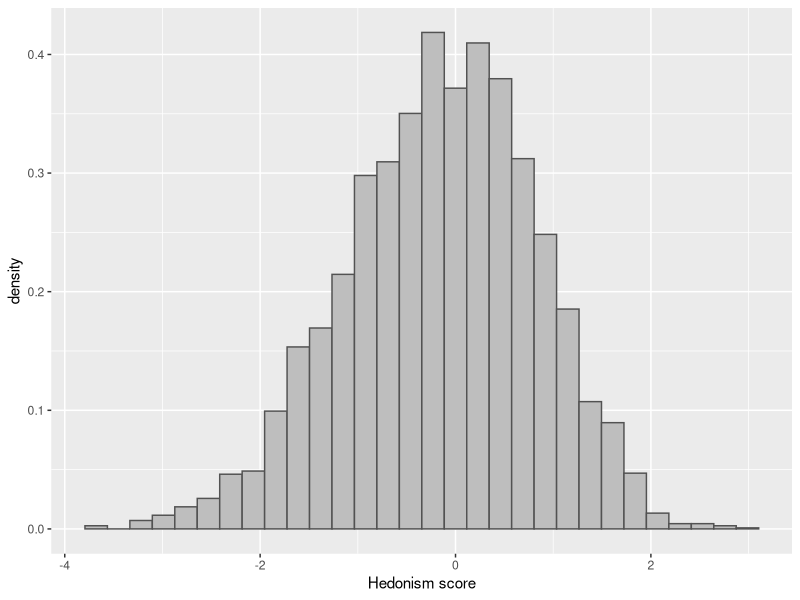
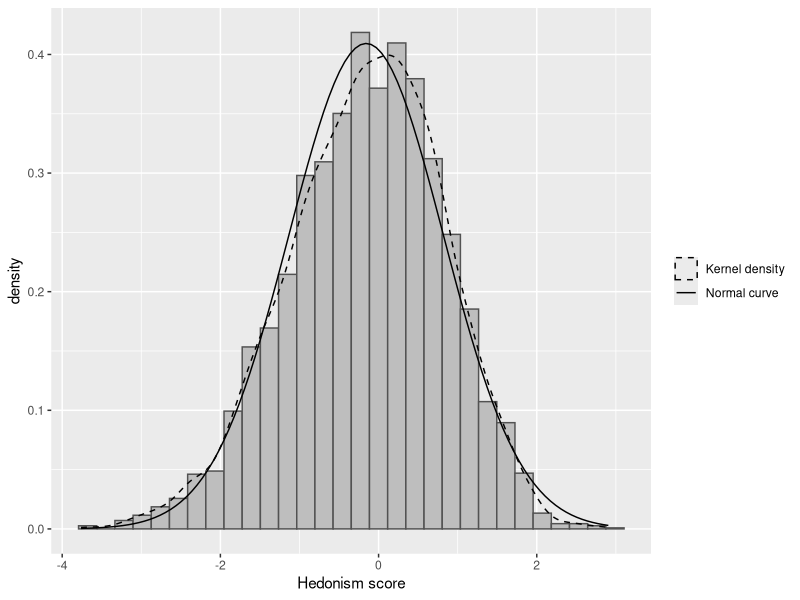
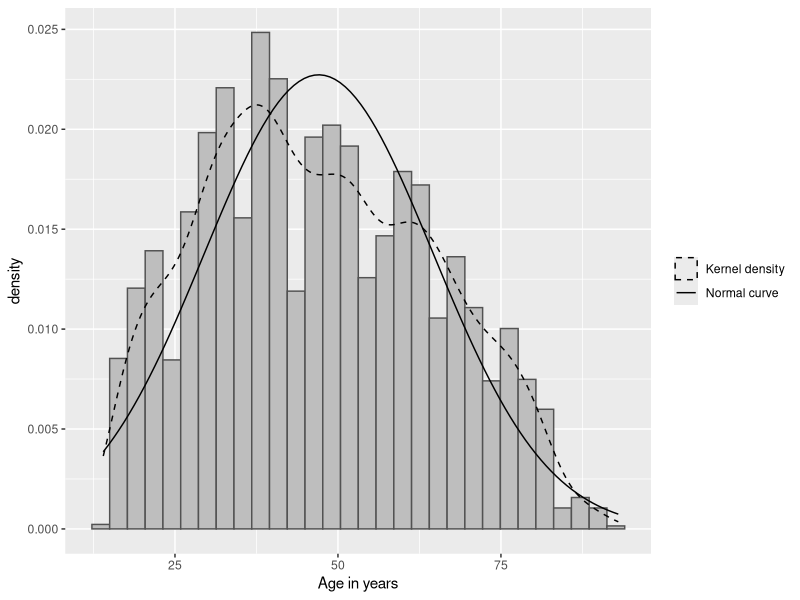
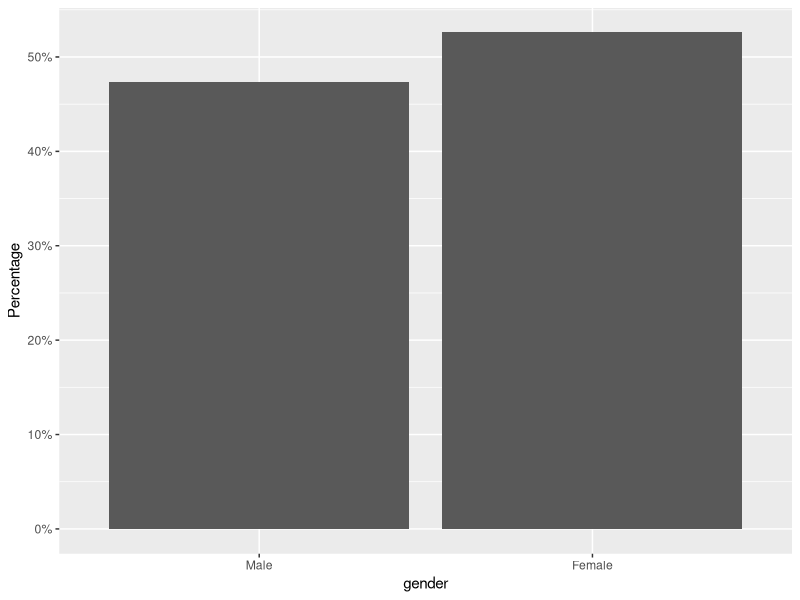
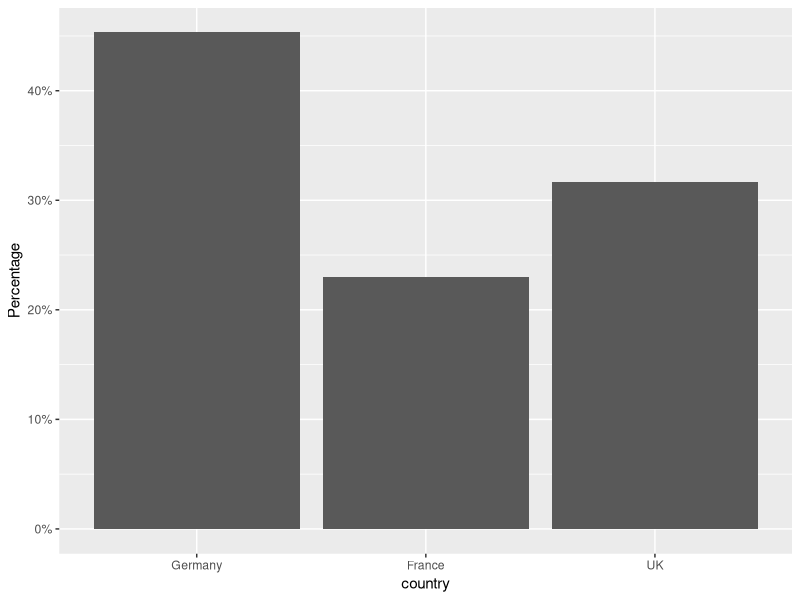
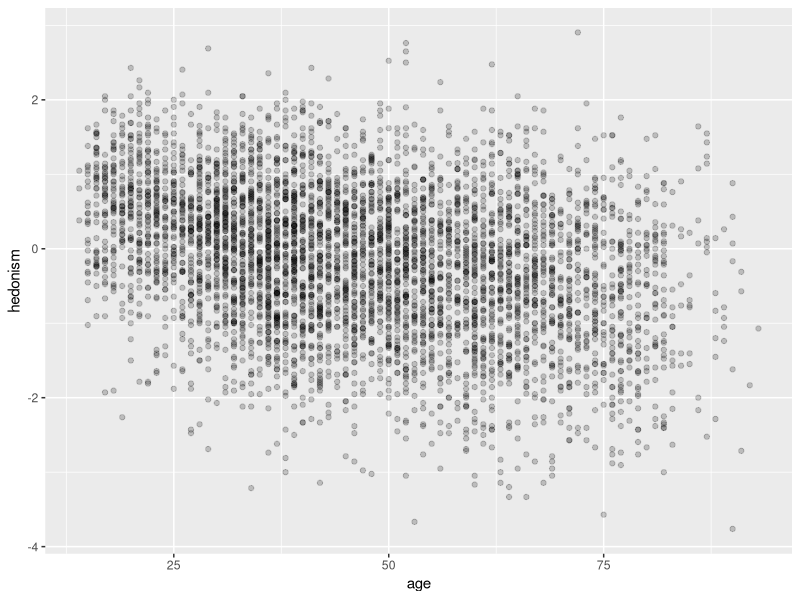
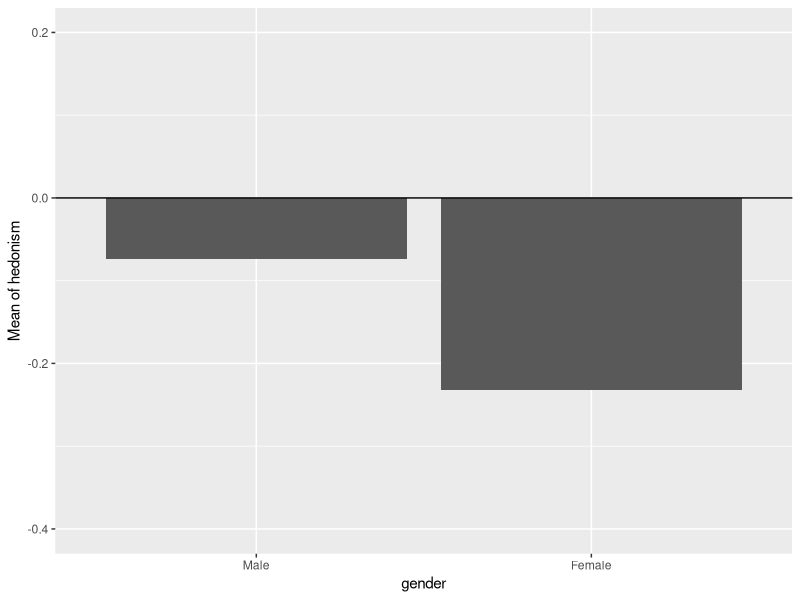
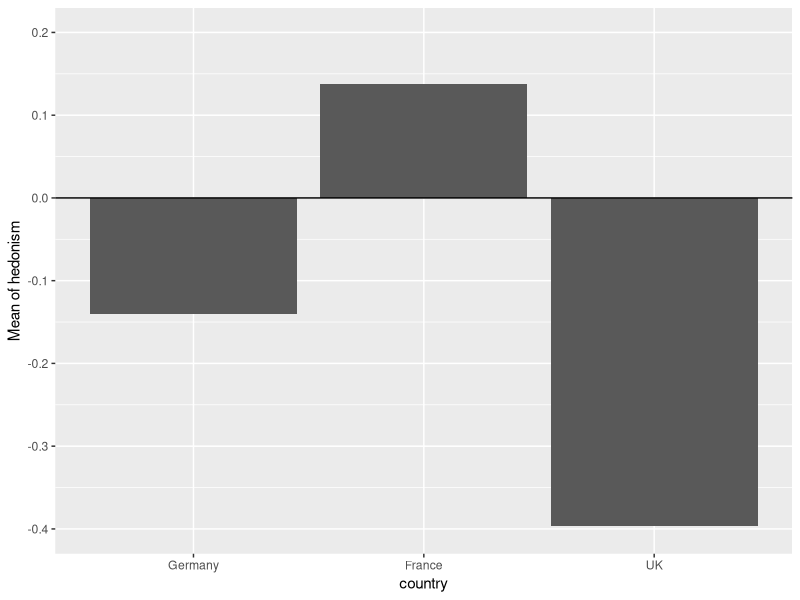

Write the R code that produced these figures, in order.
#-------------------------------------------------------------------------------
# MULTILEVEL MODELLING - PRACTICALS
#-------------------------------------------------------------------------------
# REVIEW OF LINEAR REGRESSION - HEDONISM DATA FOR UK, FRANCE, AND GERMANY
#-------------------------------------------------------------------------------
# George Leckie
# Centre for Multilevel Modelling, University of Bristol
#
# Adapted for R by Tamas Novak
# Centre for Multilevel Modelling, University of Bristol
#-------------------------------------------------------------------------------

# In this practical we shall work with the hedonism data for UK, France, and 
# Germany data and we shall replicate all the analyses presented in the lecture.

# Load required packages
library(foreign)  # Importing Stata datasets
library(ggplot2)  # Graphs
# You will need to install these packages if not already installed.

# Set the working directory
# From RStudio Session menu: Set Working Directory > To Source File Location
# Or, edit and uncomment the following command:
# setwd("TYPE THE DIRECTORY PATH WHERE THE R SCRIPT AND DATA ARE SAVED HERE")

# Load the hedonism3.dta dataset and assign it to the object mydata
mydata <- read.dta("hedonism3.dta")

# Return the first part of the data frame
head(mydata)
# The head() function returns the first six rows of the data frame.

# Make a new variable 'gender' with value labels to be used in plots
mydata$gender <- mydata$female + 1
# We want 'gender' to be coded 1 = male and 2 = female. So we have added 1 to
# 'female' to do this.
mydata$gender <- factor(mydata$gender,
                        levels = c(1, 2),
                        labels = c("Male", "Female"))
# Here we attach value labels "Male" and "Female" to the numeric values 1 and 2.
head(mydata)


#------------------------------------------------------------------------------
# DATA STRUCTURE AND DESCRIPTIVE STATISTICS
#------------------------------------------------------------------------------

# Describe the variables
str(mydata)
# There are 4,905 observations (respondents) in the sample on 6 variables.

# Summarize all variables in the data
summary(mydata)
# Note that the summary() function does not report the SDs of the variables.
sd(mydata$hedonism)
# Hedonism scores have a mean of -0.16 and a standard deviation of 0.97. The 
# scores range from -3.76 to 2.91.

# List the variables for the first 5 observations
head(mydata, n = 5)
# The first row of data corresponds to a 25-year-old male respondent from 
# Germany. The respondent has a relatively high hedonism score of 1.55 (recall 
# that hedonism is standardised and so this respondent has a score one-and-a
# -half standard deviations above average).

# Histogram of hedonism scores
ggplot(mydata, aes(x = hedonism)) +
  geom_histogram(aes(y = ..density..), colour = "grey32", fill = "grey") +
  labs(x = "Hedonism score")
# We will use the ggplot function to create our plots. In our aesthetic mapping
# -aes()- we set the the x-axis to hedonism scores and the y axis to the density
# of hedonism scores. The dots within the "..density.." expression indicate that
# ggplot() needs to calculate density from the hedonism scores rather than
# accessing a potential variable named 'density' from the 'mydata' data frame. The
# colour = "grey32" argument specifies the colour of the outline of the histogram
# bins. The fill = "grey" argument specifies the colour of the contents of the
# histogram bins. The labs(x = "Hedonism score") argument adds labels to the plot,
# here only for the x-axis.

# Add a normal curve and a kernel density smoothed histogram line to the plot
ggplot(mydata, aes(x = hedonism)) + 
  geom_histogram(aes(y = ..density..), colour = "grey32", fill = "grey") +
  geom_density(aes(linetype = "density")) +
  stat_function(aes(linetype = "normal"),
                fun = dnorm, 
                args = list(
                  mean = mean(mydata$hedonism), 
                  sd = sd(mydata$hedonism))
                ) +
  scale_linetype_manual(guide = "legend",
                        values = c( "normal" = "solid",
                                    "density" = "dashed"), 
                        labels = c("normal" = "Normal curve", 
                                   "density" = "Kernel density"),
                        name = NULL) + 
  labs(x = "Hedonism score")
# Here we overlay the histogram with kernel density and normal curve lines. The
# geom_density() function adds the kernel density, the stat_function() function
# adds the normal curve. Specifically, stat_function() draws a normal curve with
# parameters 'mean' and 'sd' set equal to the mean and SD of hedonism scores.
# Including the argument 'linetype' in the aes() function for the geom_density()
# and stat_function() functions allows us to format and label the lines in the
# scale_linetype_manual() function. We format the normal curve as a solid line 
# and label it "Normal curve". We format the density curve as a dashed line and
# label it "Kernel density"

# Histogram of age
ggplot(mydata, aes(x = age)) + 
  geom_histogram(aes(y = ..density..), colour = "grey32", fill = "grey") +
  geom_density(aes(linetype = "density")) +
  stat_function(aes(linetype = "normal"), 
                fun = dnorm, 
                args = list(mean = mean(mydata$age), 
                            sd = sd(mydata$age))) +
  scale_linetype_manual(guide = "legend",
                        values = c("normal" = "solid",
                                   "density" = "dashed"),
                        labels = c("normal" = "Normal curve",
                                   "density" = "Kernel density"),
                        name = NULL) + 
  labs(x = "Age in years")

# Univariate descriptive statistics
summary(mydata[, c("hedonism", "age", "female")])
# We request summary statistics for just 'hedonism', 'age', and 'female'. We do 
# this by specifying the columns of the 'mydata' data frame that we want.

# Bar chart of percent of respondents by gender
ggplot(mydata, aes(x = gender)) + 
  geom_bar(aes(y = (..count..) / sum(..count..))) +
  scale_y_continuous(labels = scales::percent_format(accuracy = 1)) +
  labs(y = "Percentage")
# We use the (..count..)/sum(..count..) expression to define the y axis as a
# fraction. Specifically, it will count the number of observations within each
# gender and divide it by the total number of observations. As before we use the
# ".." to indicate that ggplot() has to calculate the y-axis from the x-axis
# variable, here gender. We use the scale_y_continuous() function to format the
# y-axis labels to be presented as percentages by using the percent_format()
# function from the scales package. We use the accuracy = 1 option to display
# y-axis labels as whole numbers (e.g., 50% as opposed to 50.0%).

# Bar chart of percent of respondents by country
ggplot(mydata, aes(x = country)) +
  geom_bar(aes(y = (..count..) / sum(..count..))) +
  scale_y_continuous(labels = scales::percent_format(accuracy = 1)) +
  labs(y = "Percentage")

# One-way tabulation of gender
table(mydata$gender)
# Here we specify mydata$gender to restrict the table to tabulate only the
# 'gender' variable within the 'mydata' data frame.

# One-way tabulation of country
table(mydata$country)

# Scatterplot of hedonism against age
ggplot(mydata, aes(x = age, y = hedonism)) + 
  geom_point(alpha = 0.2)
# We set alpha (colour transparency) to 0.2 to better see the overlap of 
# hedonism scores. 

# Pearson correlation between hedonism and age
cor.test(mydata$hedonism, mydata$age)

# Bar chart of mean hedonism score by gender
ggplot(mydata, aes(x = gender, y = hedonism)) +
  geom_bar(stat = "summary", fun = "mean") +
  geom_hline(yintercept = 0) +
  scale_y_continuous(limits = c(-0.4, 0.2), 
                     oob = scales::oob_keep) +
  labs(y = "Mean of hedonism")
# We use the geom_bar() function with the stat = "summary" and fun = "mean"
# arguments to plot the mean of the y-axis variable 'hedonism' by the categories 
# of the x-axis variable 'gender'. We use the geom_hline() function to plot a
# horizontal line at zero. We set the scale of the y-axis through the
# scale_y_continuous() function. Specifically, we set the lower and upper limits 
# to -0.4 and 0.2. We set the 'oob' argument to 'oob_keep' to prevent the
# underlying observations from potentially being discarded by altering these
# scale limits; this is especially relevant when setting limits to a continuous
# axis with geom_bar as is the case here. If we did not include this option then
# all respondents with hedonism scores outside (-0.4, 0.2) would be dropped
# prior to the construction of the plot and this would lead to very different and
# misleading results.

# Bar chart of mean hedonism score by country
ggplot(mydata, aes(x = country, y = hedonism)) +
  geom_bar(stat = "summary", fun = "mean") +
  geom_hline(yintercept = 0) +
  scale_y_continuous(limits = c(-0.4, 0.2),
                     breaks = seq(from = -4, to = 2) / 10 ,
                     oob    = scales::oob_keep) +
  labs(y = "Mean of hedonism")
# Here we use the breaks() function to specify the ticks on the y-axis.
# Specifically, we request ticks to be show from -0.4 to 0.2 in increments of
# 0.1.

# Summary statistics for hedonism by gender
aggregate(hedonism ~ gender,
          data = mydata, 
          FUN = function(x) c(n = length(x),
                              mean = mean(x),
                              sd = sd(x), 
                              min = min(x),
                              max = max(x)))
# We use the aggregate() function to calculate group statistics. The 'hedonism ~
# gender' expression tells aggregate to group the hedonism data by gender. The
# 'FUN' argument takes a vector of functions that will take the grouped data as
# their input. Here we request the number of respondents, mean, SD, min and max
# value of hedonism for each gender.

# Summary statistics for hedonism by country
aggregate(hedonism ~ country,
          data = mydata, 
          FUN = function(x) c(n = length(x), 
                              mean = mean(x),
                              sd = sd(x), 
                              min  = min(x),
                              max  = max(x)))



#------------------------------------------------------------------------------
# MODEL 1
#------------------------------------------------------------------------------

# Fit Model 1
m1 <- lm(hedonism ~ age, data = mydata)
# The lm() function is used to fit linear regression models. Models are fit by
# ordinary least squares. The notation specifies a linear regression of the
# dependent variable 'hedonism' on the predictor variable 'age'. We assign the
# model results to a new object which we name 'm1'.

# Produce a summary of the 'm1' model results
summary(m1)
# The estimated mean hedonism score across respondents is 0.682 for individuals
# aged zero. Each one year increase in age is predicted to lower hedonism by
# 0.018 units. A 10-year increase in age therefore corresponds to a 0.18 drop in
# hedonism (or is this a birth cohort effect?).
#
# The standard errors are reported after each parameter estimate. For example,
# the standard error for age is 0.001. The standard error allows us to test
# whether the slope coefficient on age is statistically significant. Dividing
# the parameter estimate by its standard error gives a t-ratio of -23.76 which
# is substantially larger than the critical value of 1.96 for testing at the 5%
# level of significance for this large sample. We therefore reject the null
# hypothesis that age has no effect on hedonism. Note that when using the lm()
# function in R you will find the ratio under "t value" in the summary.
#
# Note how the summary only reports the residual SD "Residual standard error:
# 0.9231" rather than the residual variance.

# Compute the residual variance
sigma(m1)^2
# The sigma() function extracts the residual standard deviation from model 'm1'.
# We then raise this to the power 2 to square it to give the residual variance.

# Compute 95% confidence intervals for regression coefficients
confint(m1)
# An equivalent way to test the null hypothesis that age has no effect on
# hedonism is to calculate the 95% confidence interval for age and to examine
# whether a value of zero lies within this range. We see from the output that
# The value of zero lies well outside the range of the 95% confidence interval
# (-0.019,-0.016) and so once again we reject the null hypothesis that age has
# no effect on hedonism.

# To visualise the fitted model, first calculate the predicted values
mydata$predm1 <- predict(m1)
# We store the predicted hedonism scores for each respondent in a new variable
# which we call predm1 and save to the data frame 'mydata'. These predicted scores
# are based on the model results and respondents' ages.
head(mydata)

# Produce a scatter plot of hedonism against age, and add a line of best fit
ggplot(mydata, aes(x = age)) +
  geom_point(aes(y = hedonism, colour = "scatter"), alpha = 0.8) +
  geom_line(aes(y = predm1, colour = "fitted"), size = 1) +
  scale_colour_manual(guide  = "legend", 
                      values = c("scatter" = "grey",
                                 "fitted" = "black"), 
                      labels = c("scatter" = "hedonism score",
                                 "fitted" = "Fitted line"),
                      name   = NULL)
# Here we use the geom_line() function to add a line plot to the scatter.
# Specifically, the predicted hedonism scores stored in 'prem1'. We use
# scale_colour_manual() to add custom colours and labels. Specifically, we 
# specify the scaterplot points to be grey and the line to be black.
#
# The line of best fit clearly shows the negative association between hedonism
# and age.

# Predicted hedonism score for a 40-year old
summary(m1)
coef(m1)[["(Intercept)"]] + coef(m1)[["age"]] * 40
# We use the coef() function to extract coefficients from our model 'm1'. We
# reference the coefficients by their names as presented in the summary() output.

# Calculate the predicted residuals
mydata$m1resid <- resid(m1)

# Check linearity assumption
ggplot(mydata, aes(x = age)) +
  geom_point(aes(y = hedonism, colour = "scatter"), alpha = 0.8) +
  geom_line(aes(y = predm1, colour = "fitted"), size = 1) +
  geom_smooth(aes(y = hedonism, colour = "loess"),
              method = "loess",
              se = FALSE,
              size = 0.5) +
  scale_colour_manual(guide  = "legend", 
                      values = c("scatter" = "grey",
                                 "fitted" = "black", 
                                 "loess" = "blue"), 
                      labels = c("scatter"="hedonism score",
                                 "fitted" = "Fitted line",
                                 "loess" = "Loess"),
                      name   = NULL)
# We use the geom_smooth() function to plot a loess line through the scatterplot.
# The line is convex to the x-axis suggesting some non-linearity in the
# relationship between hedonism and age. One might enter age-squared into the
# model to explore this further, but we do not pursue this here.

# Plot a histogram of the predicted residuals
ggplot(mydata, aes(x = m1resid)) + 
  geom_histogram(aes(y = ..density..), colour = "grey32", fill = "grey") +
  geom_density(aes(linetype = "density")) +
  stat_function(aes(linetype = "normal"), 
                fun = dnorm, 
                args = list(
                  mean = mean(mydata$m1resid),
                  sd   = sd(mydata$m1resid))) +
  scale_linetype_manual(guide = "legend",
                        values = c("normal" = "solid",
                                   "density" = "dashed"), 
                        labels = c("normal" = "Normal curve",
                                   "density" = "Kernel density"),
                        name = NULL) +
  labs(x = "Residuals", y = "Density")

# Plot a quantile-quantile plot of the predicted residuals
ggplot(mydata, aes(sample = m1resid)) +
  stat_qq() + 
  stat_qq_line() +
  labs(x = "Inverse normal", y = "Standardized values of residuals")
# The stat_qq() function requests the quantile-quantile plot. The stat_qq_line()
# function adds the 45 degree line.
#
# Residuals which are normally distributed are expected to lie in a straight
# line and this is the case in the plot shown here.

# Plot the predicted standardised residuals against age
ggplot(mydata,aes(x = age)) +
  geom_point(aes(y = scale(m1resid), colour = "scatter"), alpha = 0.7) +
  geom_line(aes(y = 0, colour = "zero"), size = 1) +
  scale_colour_manual(guide  = "legend", 
                      values = c("scatter" = "grey",
                                 "zero" = "black"), 
                      labels = c("scatter" = "hedonism score",
                                 "zero" = "Fitted line"),
                      name   = NULL) +
  labs(y = "Predicted residuals")
# There is no suggestion that the variance of the residuals changes with the 
# predicted response scores and so the homoskedasticity assumption appears 
# reasonable.



#------------------------------------------------------------------------------
# MODEL 2
#------------------------------------------------------------------------------
  
# Fit Model 2
m2 <- lm(hedonism ~ female, data = mydata)
summary(m2)
# The predicted score for males is -0.074. The predicted score for females is
# -0.232 (= -0.074 + (-0.158)). The difference between women and men is -0.158. 
confint(m2)
# This gender difference has a t-ratio of -5.68 and a p-value smaller 
# than 0.001 while the 95% confidence interval is (-0.212,-0.103). We therefore 
# reject the null hypothesis of there being no gender difference in hedonism 
# scores.
sigma(m2)^2



#-------------------------------------------------------------------------------
# MODEL 3
#-------------------------------------------------------------------------------
  
# Generate a series of dummy variables for the countries
mydata$germany <- as.integer(mydata$country == "Germany")
mydata$france  <- as.integer(mydata$country == "France")
mydata$uk      <- as.integer(mydata$country == "UK")
# The expression within as.integer() returns a vector of FALSE AND TRUE values.
# as.integer() then converts this into a vector of zeros and ones where 0 = FALSE
# and 1 = TRUE.

# Fit Model 3
m3 <- lm(hedonism ~ germany + france, data = mydata)
summary(m3)
sigma(m3)^2

# Calculate the predicted scores for UK, German and French respondents
coef(m3)[["(Intercept)"]]
coef(m3)[["(Intercept)"]] + coef(m3)[[("germany")]]
coef(m3)[["(Intercept)"]] + coef(m3)[[("france")]]
# The predicted score for UK respondents is -0.397. The predicted score for
# German respondents is -0.140 (= -0.397 + 0.257). The predicted score for
# French respondents is 0.138 (= -0.397 + 0.535). French respondents, therefore,
# appear the most hedonistic, UK respondents the least hedonistic. The t-ratios
# for both the Germany and France coefficients are much larger than 1.96 and so 
# both contrasts with the UK are statistically significant.

# Calculate the predicted France - Germany difference
coef(m3)[[("france")]] - coef(m3)[[("germany")]]

# Refit the model using factors instead of indicator variables notation
mydata$country <- relevel(mydata$country, ref = "UK")
lm(hedonism ~ country, data = mydata)
# R can use factor class data as categorical variables in regression. The
# reference category can be set with the relevel() function. The relevel() 
# function reorders the levels of the factor so that the UK appears first and is
# therefore automatically taken as the reference category when we fit the model.
summary(m3)
sigma(m3)^2



#------------------------------------------------------------------------------
# MODEL 4
#------------------------------------------------------------------------------

# Fit Model 4
m4 <- lm(hedonism ~ age + female, data = mydata)
summary(m4)
sigma(m4)^2
# The model results show that a one-year increase in age, holding gender
# constant, decreases hedonism by 0.018 units and that the difference between
# women and men, holding age constant, is -0.161. These results are very similar
# to those obtained from the simpler models presented above. This suggests that
# the variables are actually rather independent of one another.

# Pearson correlation between age and female
cor.test(mydata$age, mydata$female)

# Display results for models 1, 2 and 4
summary(m1)$coefficients
summary(m2)$coefficients
summary(m4)$coefficients

# Predict hedonism scores
mydata$predm4 <- predict(m4)

# Plot the gender specific hedonism scores against age
ggplot(mydata, aes(x = age)) +
  geom_point(aes(y = hedonism), alpha = 0.2) +
  geom_line(aes(y = predm4, colour = gender), size = 1) +
  labs(x = "Age in years", y = "Hedonism")
# By setting colour to 'gender' ggplot automatically assigns different colours
# to different genders (levels in factor class data).
#
# The plot shows the male and female lines are constrained to have the same
# slopes.
 


#-------------------------------------------------------------------------------
# MODEL 5
#-------------------------------------------------------------------------------

# Generate the interaction between age and gender
mydata$ageXfemale = mydata$age * mydata$female
head(mydata)

# Fit Model 5
m5 <- lm(hedonism ~ age + female + ageXfemale, data = mydata)
summary(m5)
sigma(m5)^2
# We see that the t-ratio is 0.77 and so the interaction term is not 
# statistically significant at the 5% level (p = 0.443). Despite this we will 
# proceed to plot and interpret this term for pedagogic purposes.
#
# The interaction term is positive and so hedonism scores decrease more rapidly 
# for men with age than they do for women. Put differently, the gender gap in 
# hedonism narrows with age.

# Predict hedonism scores
mydata$predm5 <- predict(m5)

# Plot the gender specific hedonism scores against age
ggplot(mydata, aes(x = age)) +
  geom_point(aes(y = hedonism), alpha = 0.2) +
  geom_line(aes(y = predm5, colour = gender), size = 1) +
  labs(x = "Age in years", y = "Hedonism")
# The plot shows the male and female lines to have similar slopes and to lie
# very close to one another. The interaction term therefore appears
# substantively small and we can say that the relationship between hedonism and
# age for men appears to be broadly similar to the relationship between hedonism
# and age for women.

# Refit the model using a different notation
m5 <- lm(hedonism ~ age*female, data = mydata)
# The expression "age*female" tells the lm() function to calculate the
# coefficients for the interaction term and the individual terms as well.
summary(m5)
sigma(m5)^2



#----------------------------------------------------------------------------
